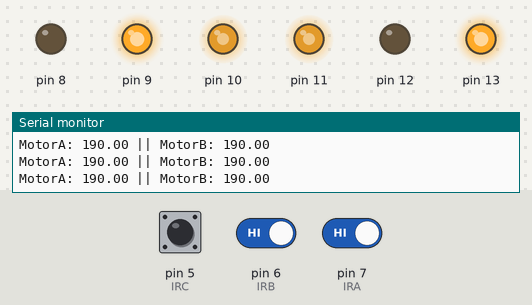
A sketch run on a simulated Arduino Uno, built with avr-gcc and run on an emulated ATmega328P. On the bench: output pins drawn as LEDs (lit = HIGH), the last lines printed to the serial monitor. The inputs (shaded band) are chosen by the test bench; at power-on: pin 5 (IRC) HIGH, pin 7 (IRA) HIGH, pin 6 (IRB) HIGH.

Above: at 1.2 s.
1.3 s: pin 5 (IRC) driven LOW
At 3.59 s:
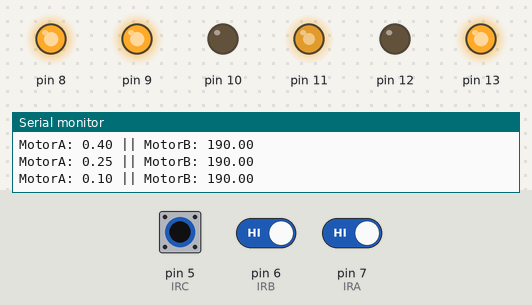
4.3 s: pin 7 (IRA) driven LOW
At 5.6 s:
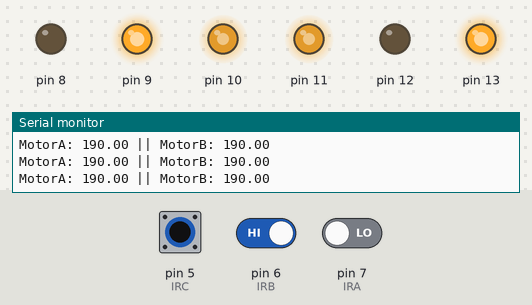
5.9 s: pin 5 (IRC) driven HIGH
At 8.2 s:
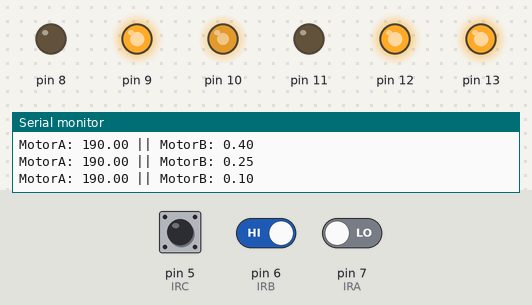
8.9 s: pin 7 (IRA) driven HIGH
At 9.3 s:
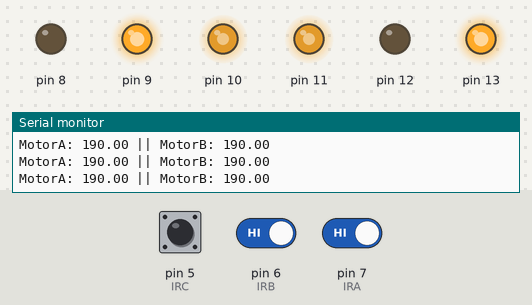
10.5 s: pin 5 (IRC) driven LOW and pin 6 (IRB) driven LOW
At 10.68 s:
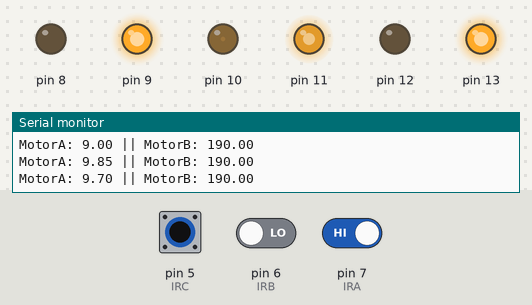
13.5 s: pin 5 (IRC) pulsed HIGH 5 times (0.12 s each, 0.3 s apart)
At 17.67 s:
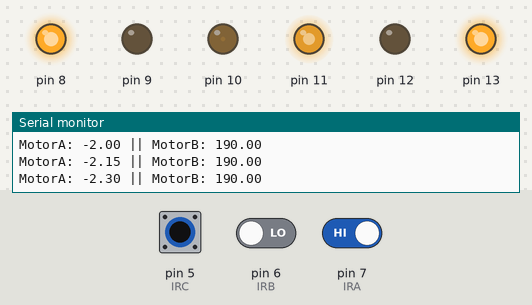
Timing chart, 0 to 34.0 s (numbered marks = the images above; inputs shaded):
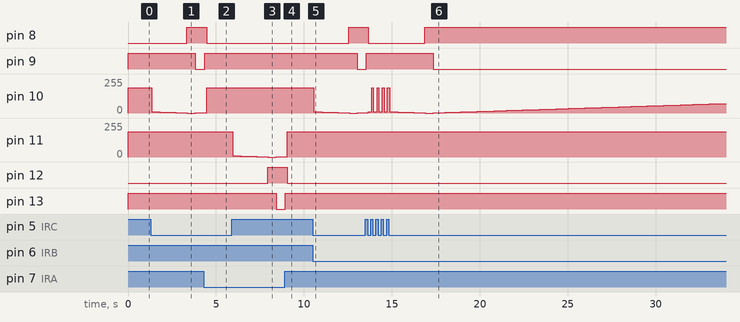

Measured:
- after the input at 1.3 s, pin 8: LOW → HIGH after 2.0 s; pin 9: HIGH → LOW after 2.5 s; pin 10: 190/255 → 9/255 after 0.05 s, → 8/255 0.23 s later, → 7/255 0.23 s later, → 6/255 0.23 s later, … (13 changes in this stretch)
- after the input at 4.3 s, pin 8: HIGH → LOW after 0.17 s; pin 9: LOW → HIGH after 0.07 s
- after the input at 5.9 s, pin 11: 190/255 → 9/255 after 0.05 s, → 8/255 0.23 s later, → 7/255 0.23 s later, → 6/255 0.23 s later, … (13 changes in this stretch); pin 12: LOW → HIGH after 2.1 s; pin 13: HIGH → LOW after 2.5 s
- after the input at 8.9 s, pin 12: HIGH → LOW after 0.14 s; pin 13: LOW → HIGH at once
- after the input at 10.5 s, pin 8: LOW → HIGH after 2.1 s; pin 9: HIGH → LOW after 2.5 s; pin 10: 190/255 → 9/255 after 0.06 s, → 8/255 0.23 s later, → 7/255 0.23 s later, → 6/255 0.23 s later, … (13 changes in this stretch)
- after the input at 13.5 s, pin 8: HIGH → LOW after 0.15 s, → HIGH 3.2 s later; pin 9: LOW → HIGH after 0.05 s, → LOW 3.8 s later

The sketch:

LineFollowCar.ino
```cpp
#include "MotorClass.h"
#include "PIDClass.h"

double dt = 0.001;

MotorClass motorA(10, 8, 9);
MotorClass motorB(11, 12, 13);
PIDClass PIDA(180.0, 150.0, 0.001, dt);
PIDClass PIDB(100.0, 0.0, 1.0, dt);
double KpLarge = 255*2;

int IRA = 7;//Right Sensor
int IRB = 6;//Middle Sensor
int IRC = 5;//Left Sensor
double baseSpeed = 190;
void setup() {
  Serial.begin(9600);
  motorA.begin();
  motorB.begin();
  pinMode(IRA, INPUT);
  pinMode(IRB, INPUT);
  pinMode(IRC, INPUT);
  PIDA.setErrorThreshold(0);
}
int IRASignal;
int IRBSignal;
int IRCSignal;
void loop() {
  IRASignal = digitalRead(IRA);
  IRBSignal = digitalRead(IRB);
  IRCSignal = digitalRead(IRC); //= digitalRead(IRC);

  // double motorSignalA;
  // double motorSignalB;

  // if ((IRCSignal == HIGH) & (IRASignal == HIGH) & (IRBSignal == LOW)) { //Hard right
  //   double KpA = PIDA.Kp;
  //   double KpB = PIDB.Kp;
  //   PIDA.Kp = KpLarge;
  //   PIDB.Kp = KpLarge;
  //   motorSignalA = baseSpeed - PIDA.PIDSignal(-IRASignal, 0);
  //   motorSignalB = baseSpeed - PIDB.PIDSignal(-IRBSignal, 0);
  //   PIDA.Kp = KpA;
  //   PIDB.Kp = KpB;
  // } else if ((IRCSignal == HIGH) & (IRASignal == HIGH) & (IRBSignal == HIGH)) { //Forward
  //   motorSignalA = baseSpeed - PIDA.PIDSignal(-IRASignal, 0);
  //   motorSignalB = baseSpeed - PIDB.PIDSignal(-IRBSignal, 0);
  // } else if ((IRCSignal == LOW) & (IRASignal == LOW) & (IRBSignal == LOW)) { //Forward
  //   motorSignalA = baseSpeed - PIDA.PIDSignal(-IRASignal, 0);
  //   motorSignalB = baseSpeed - PIDB.PIDSignal(-IRBSignal, 0);
  // }

  //setMotorSpeed(255, 255);
  setCarState(IRASignal, IRBSignal, IRCSignal);
  //Serial.print("CMD: ");
  //Serial.println(IRCSignal);
  delay(dt * 1000);
}

void setMotorSpeed(double motorSignalA, double motorSignalB) {
  motorSignalA = PIDA.saturationFilter(motorSignalA, -255, 255);
  motorSignalB = PIDB.saturationFilter(motorSignalB, -255, 255);
  Serial.print("MotorA: ");
  Serial.print(motorSignalA);
  Serial.print(" || MotorB: ");
  Serial.println(motorSignalB);
  motorA.rotate(getMotorState(motorSignalA), motorSignalA);
  motorB.rotate(getMotorState(motorSignalB), motorSignalB);
}

void carForward() {
  setMotorSpeed(baseSpeed, baseSpeed);
}

void carPIDControl() {
  int direction = IRASignal-IRCSignal;
  double signal = PIDA.PIDSignal(direction, 0);
  double motorSignalA = baseSpeed;
  double motorSignalB = baseSpeed;
  //Serial.println(signal);
  if (direction > 0) {
    motorSignalA = motorSignalA + signal;
  } else if (direction < 0) {
    motorSignalB = motorSignalB - signal;
  } else {

  }
  //double motorSignalA = baseSpeed - PIDA.PIDSignal(-IRASignal, 0);
  //double motorSignalB = baseSpeed - PIDB.PIDSignal(-IRCSignal, 0);
  setMotorSpeed(motorSignalA, motorSignalB);
}

void carPIDControl2() {
  int direction = IRASignal-IRCSignal;
  double signal = PIDA.PIDSignal(abs(direction), 0);
  double motorSignalA = baseSpeed + signal * direction;
  double motorSignalB = baseSpeed + signal * -direction;
  setMotorSpeed(motorSignalA, motorSignalB);
}

void carHardTurn(int isRightTurn) {
  double KpA = PIDA.Kp;
  double KpB = PIDB.Kp;
  PIDA.Kp = KpA*(1-isRightTurn) + KpLarge*isRightTurn;
  PIDB.Kp = KpB*isRightTurn + KpLarge*(1-isRightTurn);
  double motorSignalA = baseSpeed - PIDA.PIDSignal(-IRASignal, 0);
  double motorSignalB = baseSpeed - PIDB.PIDSignal(-IRCSignal, 0);
  PIDA.Kp = KpA;
  PIDB.Kp = KpB;
  int direction = IRASignal - IRCSignal;
  setMotorSpeed(255*(-direction), 255*(direction));
}

void setCarState(int signalA, int signalB, int signalC) {
  carPIDControl();
  // if ((signalA == HIGH) & (signalB == HIGH) & (signalC == HIGH)) { //Forward
  //   carForward();
  // } else if ((signalA == LOW) & (signalB == HIGH) & (signalC == HIGH)) { //Turn Left
  //   carPIDControl();
  // } else if ((signalA == HIGH) & (signalB == HIGH) & (signalC == LOW)) { //Turn Left
  //   carPIDControl();
  // } else if ((signalA == LOW) & (signalB == LOW) & (signalC == HIGH)) { //Hard Turn Left
  //   carPIDControl();//carHardTurn(0);
  // } else if ((signalA == HIGH) & (signalB == LOW) & (signalC == LOW)) { //Hard Turn Right
  //   carPIDControl();//carHardTurn(1);
  // } else { //Forward
  //   carForward();
  // }
}

int getMotorState(double value) {
  if (value > 1) {
    //Serial.println("We good");
    return 3;
  } else if (value < -1) {
    //Serial.println("BRUH");
    return 2;
  }
  return 0;
}
```

MotorClass.h
```cpp
#ifndef MotorClass_h
#define MotorClass_h

class MotorClass {
  public:
    struct stateVector {
      int a;
      int b;
    };
    int state;
    int lastState;
    double speed;

    //Constructor
    MotorClass(int pwmPin, int pin1, int pin2);

    void begin();

    //Getter Methods
    int getPWMPin();
    int getPin1();
    int getPin2();

    //Motor Control Methods
    struct stateVector getStateVector(int newState);
    void safetyBrake();
    void rotate(int newState, double newSpeed);

  private:
    int pwmPin;
    int pin1;
    int pin2;
};

#endif
```

PIDClass.h
```cpp
#ifndef PIDClass_h
#define PIDClass_h

class PIDClass {
  public:
    double Kp;
    double Ki;
    double Kd;
    //Constructor
    PIDClass(double Kp, double Ki, double Kd, double dt);

    //Setter
    void setErrorThreshold(double newErrorThreshold);

    //Getter
    double getTotalError();

    double PIDSignal(double input, double setpoint);
    double saturationFilter(double controlCommand, double MIN, double MAX);

  private:
    double dt;
    double totalError;
    double lastError;
    double errorThreshold;

    //PID Control Functions
    int toggleIntegrator(double error);
};

#endif
```
